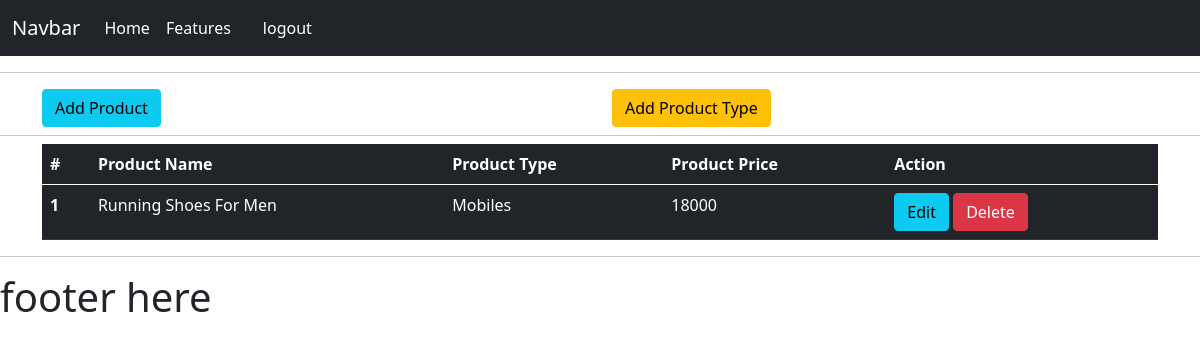
The app's page /Dashboard/ (signed in) with its own data.
### codesession_app/models.py (models this page shows, shortened)
class Product(models.Model):
    Product_Name = models.CharField(max_length=100, blank=False)
    Product_Type = models.ForeignKey(ProductType, on_delete=models.CASCADE)
    Product_Price = models.CharField(max_length=10, blank=False, null=False)
    Product_image = models.ImageField()

class ProductType(models.Model):
    Product_type = models.CharField(max_length=50)
    def __str__(self):
        return self.Product_type

### codesession_app/views.py (the view)
# urls.py: path('Dashboard/', views.Dashboard, name="dashboard"),
@login_required(login_url='login')
def Dashboard(request):
    AllProduct = Product.objects.all()
    return render(request, "Admin_html/main.htm", {'AllProduct': AllProduct})

### templates/Admin_html/main.htm (shortened to what this page needs)
{% load static %}
<!doctype html>
<html lang="en">
<head>
    <link href="https://cdn.jsdelivr.net/npm/bootstrap@5.0.0-beta2/dist/css/bootstrap.min.css" rel="stylesheet"
>
</head>
<body>
    {% include 'Admin_html/header.htm' %}
    <hr>
    {% block content %}
    {% include 'Admin_html/dashboard.htm' %}
    {% endblock %}
    <hr>
    {% include 'Admin_html/footer.htm' %}
</body>
</html>

### templates/Admin_html/product_table.htm
{% load static %}
<table class="table table-dark table-hover">
    <thead>
        <tr>
            <th scope="col">#</th>
            <th scope="col">Product Name</th>
            <th scope="col">Product Type</th>
            <th scope="col">Product Price</th>
            <th scope="col">Action</th>
        </tr>
    </thead>
    <tbody>
        {% for i in AllProduct %}
        <tr>
            <th scope="row">{{forloop.counter}}</th>
            <td>{{i.Product_Name}}</td>
            <td>{{i.Product_Type}}</td>
            <td>{{i.Product_Price}}</td>
            <td>
                <a href="{% url 'UpdateProduct' i.id %}"><button  class="btn btn-info">Edit</button></a>
                <a href="{% url 'DeleteProduct' i.id %}"><button class="btn btn-danger">Delete</button></a>
            </td>
            {% empty %}
            <tr>
                <td colspan="13" class="text-center text-danger bg-warning">No Product Found</td>
            </tr>
        </tr>
        {% endfor %}
    </tbody>
</table>

### records on screen
Product: Product_Name "Running Shoes For Men", Product_Type "Mobiles", Product_Price "18000"
